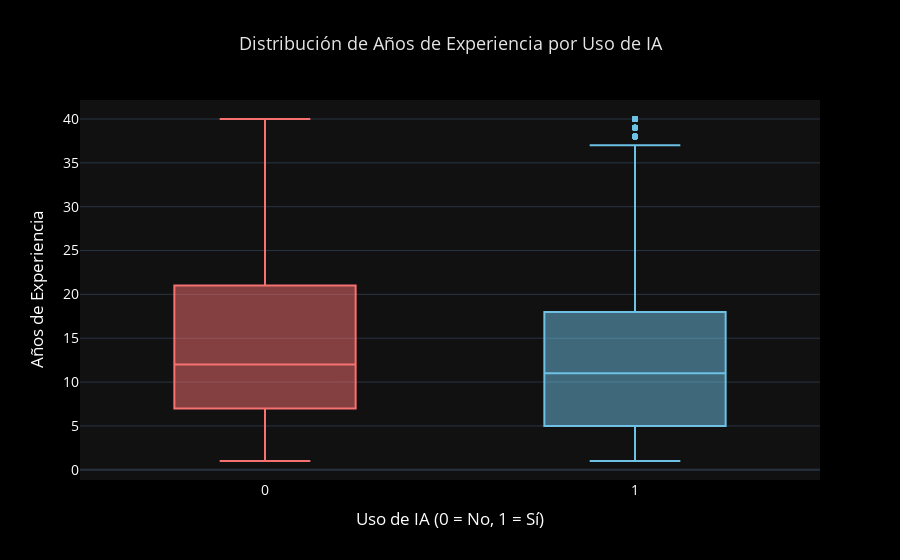

This figure's notebook cell:
### Code cell
import plotly.express as px

fig1_b = px.box(
    df_ai_clean_filtered,
    x="AI_Usage",
    y="WorkExp",
    color="AI_Usage",
    # points="all",  # opcional: muestra puntos individuales
    color_discrete_sequence=["#6EC1E4", "#F87171"],  # tonos más vivos para fondo oscuro
    labels={
        "AI_Usage": "Uso de IA (0 = No, 1 = Sí)",
        "WorkExp": "Años de Experiencia"
    },
    title="Distribución de Años de Experiencia por Uso de IA"
)

fig1_b.update_layout(
    showlegend=False,
    template="plotly_dark",  # 🌙 tema oscuro
    font=dict(size=14, color="white"),  # texto blanco
    title_x=0.5,
    plot_bgcolor="rgba(17,17,17,1)",   # fondo del área de gráficos
    paper_bgcolor="rgba(0,0,0,1)",     # fondo general
    title_font=dict(size=18, color="#E5E5E5")
)

fig1_b.show()

# Exportar versión dark para tu sitio
fig1_b.write_html("docs/assets/charts/chart_1_b.html", include_plotlyjs="cdn")

### Figure 1 — Plotly figure (JSON) as saved in the notebook; plotly's stock layout.template omitted (floating-point values rounded to 4 significant figures; data arrays with more than 128 entries replaced by an {"elided": "..."} marker saying what was removed)
{"data": [{"alignmentgroup": "True", "hovertemplate": "Uso de IA (0 = No, 1 = Sí)=%{x}<br>Años de Experiencia=%{y}<extra></extra>", "legendgroup": "1", "marker": {"color": "#6EC1E4"}, "name": "1", "notched": false, "offsetgroup": "1", "orientation": "v", "showlegend": true, "type": "box", "x": {"elided": "26107 int values"}, "x0": " ", "xaxis": "x", "y": {"elided": "26107 float values"}, "y0": " ", "yaxis": "y"}, {"alignmentgroup": "True", "hovertemplate": "Uso de IA (0 = No, 1 = Sí)=%{x}<br>Años de Experiencia=%{y}<extra></extra>", "legendgroup": "0", "marker": {"color": "#F87171"}, "name": "0", "notched": false, "offsetgroup": "0", "orientation": "v", "showlegend": true, "type": "box", "x": {"elided": "6958 int values"}, "x0": " ", "xaxis": "x", "y": {"elided": "6958 float values"}, "y0": " ", "yaxis": "y"}], "layout": {"boxmode": "overlay", "font": {"color": "white", "size": 14}, "legend": {"title": {"text": "Uso de IA (0 = No, 1 = Sí)"}, "tracegroupgap": 0}, "paper_bgcolor": "rgba(0,0,0,1)", "plot_bgcolor": "rgba(17,17,17,1)", "showlegend": false, "title": {"font": {"color": "#E5E5E5", "size": 18}, "text": "Distribución de Años de Experiencia por Uso de IA", "x": 0.5}, "xaxis": {"anchor": "y", "categoryarray": [1, 0], "categoryorder": "array", "domain": [0, 1], "title": {"text": "Uso de IA (0 = No, 1 = Sí)"}}, "yaxis": {"anchor": "x", "domain": [0, 1], "title": {"text": "Años de Experiencia"}}}}
